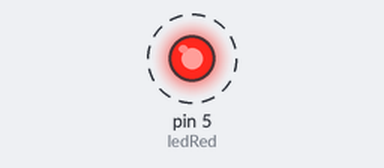
Recording of a sketch running on a simulated Arduino Uno, built with avr-gcc and run on an emulated ATmega328P. On the bench: output pins drawn as LEDs (lit = HIGH). Dashed ring = blinking.

Above: at 0.1 s.
Timing chart, 0 to 3.0 s (numbered marks = the images above):
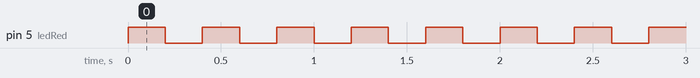

Measured:
- by itself, pin 5 (ledRed): alternates HIGH for 0.20 s and LOW for 0.20 s

The sketch:

Led_externo_Node_MCU.ino
```cpp
/*
Pino Digital  e seu valor:

Pino: GPIO5 , Constante : D1 , Valor : 5

*/
int ledRed= 5; // variável para o led vermelho no pino D1 (GPIO5)

void setup() {
  pinMode(ledRed, OUTPUT); // configuração como saída para o led vermelho.

}

void loop() {
  // função que se repete
  // Cliclo
   digitalWrite(ledRed, HIGH); // ligue o led vermelho
   delay(200);  // deixe ligado por 1 segundo ou por 1000 milissegundos

   digitalWrite(ledRed, LOW);  // Agora desligue o led vermelho
   delay(200);  // deixe ligado por 1 segundo ou por 1000 milissegundos

}

/*
  Materiais utilizados:
  1. Node MCU
  2. Protoboard
  3. Led vermelho
  4. Resistor ohmico de 220 Ω
  5. Jumpers (vermelho e preto)

 Instruções:
 Esse código tem o objetivo de fazer um LED vermelho ligar e desligar em um loop infinito enquanto o Node MCU estiver ligado.
  Conecte o resistor em série com o catodo do LED na protoboard. Logo em seguida, conecte o jumper vermelho no anodo do LED e no pino D1 do Node MCU,
Depois, conecte o jumper preto na extremidade do resistor e no GND do Node MCU.

Agora verifique o código e compile no Node MCU.
 */
```
